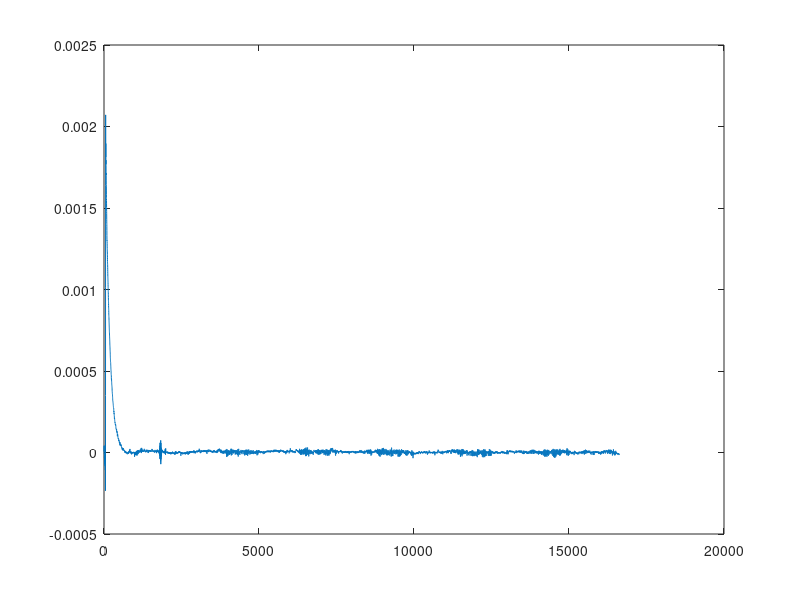

This chart was generated by the following MATLAB code: (Note: this script raises an error after producing the figure.)
%% Load data
addpath './data/test alpha 5s'
ALLEEG = load('5sopen_close.mat').ALLEEG; % EEGLAB format
sig = ALLEEG.data;
plot(sig)

%% Load tool
addpath './tools/spectral'
help plot_spectrogram

%% Visualization
figure;
start = 700;
subplot(2,1,1), plot(sig(start:end))
ax = subplot(2,1,2); plot_spectrogram(sig, start, 1, ax), colorbar('Off');

%% Examination
event = ALLEEG.event;
event1 = event(5).latency; % odd: closed, even: open
window = ALLEEG.srate*5;

closed_sample = sig(event1:(event1+window));
open_sample = sig((event1-window):event1);
figure;
subplot(2,1,1), plot(closed_sample), title('closed')
subplot(2,1,2), plot(open_sample), title('open')